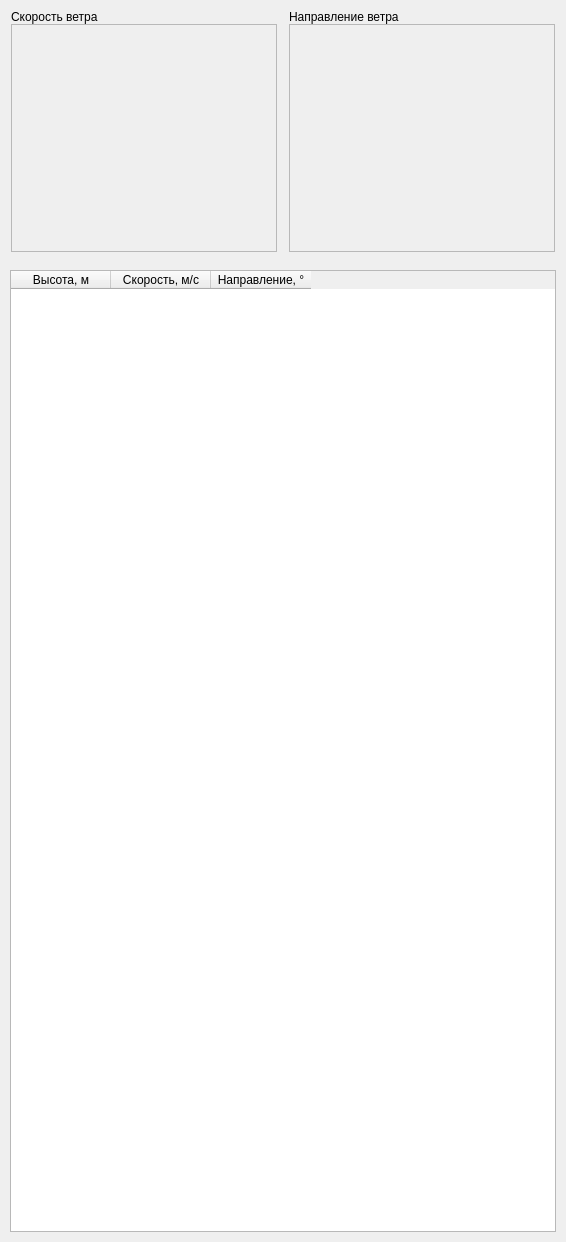
                <widget class="QWidget" name="scrollAreaWidgetContents_realWind">
                 <property name="geometry">
                  <rect>
                   <x>0</x>
                   <y>0</y>
                   <width>566</width>
                   <height>1242</height>
                  </rect>
                 </property>
                 <layout class="QVBoxLayout" name="vLayout_realWind">
                  <property name="spacing">
                   <number>10</number>
                  </property>
                  <property name="leftMargin">
                   <number>10</number>
                  </property>
                  <property name="topMargin">
                   <number>10</number>
                  </property>
                  <property name="rightMargin">
                   <number>10</number>
                  </property>
                  <property name="bottomMargin">
                   <number>10</number>
                  </property>
                  <item>
                   <layout class="QHBoxLayout" name="chartsRow_realWind">
                    <property name="spacing">
                     <number>10</number>
                    </property>
                    <item>
                     <widget class="QFrame" name="cardFrame_realWindSpeed">
                      <property name="minimumSize">
                       <size>
                        <width>0</width>
                        <height>190</height>
                       </size>
                      </property>
                      <property name="maximumSize">
                       <size>
                        <width>16777215</width>
                        <height>250</height>
                       </size>
                      </property>
                      <property name="frameShape">
                       <enum>QFrame::NoFrame</enum>
                      </property>
                      <layout class="QVBoxLayout" name="vLayout_card_realWindSpeed">
                       <property name="spacing">
                        <number>0</number>
                       </property>
                       <property name="leftMargin">
                        <number>1</number>
                       </property>
                       <property name="topMargin">
                        <number>0</number>
                       </property>
                       <property name="rightMargin">
                        <number>1</number>
                       </property>
                       <property name="bottomMargin">
                        <number>8</number>
                       </property>
                       <item>
                        <widget class="QLabel" name="label_realWindSpeed">
                         <property name="text">
                          <string>Скорость ветра</string>
                         </property>
                        </widget>
                       </item>
                       <item>
                        <widget class="QwtPlot" name="plot_realWindSpeed">
                         <property name="sizePolicy">
                          <sizepolicy hsizetype="Expanding" vsizetype="Expanding">
                           <horstretch>2</horstretch>
                           <verstretch>0</verstretch>
                          </sizepolicy>
                         </property>
                         <property name="frameShape">
                          <enum>QFrame::StyledPanel</enum>
                         </property>
                         <property name="frameShadow">
                          <enum>QFrame::Raised</enum>
                         </property>
                        </widget>
                       </item>
                      </layout>
                     </widget>
                    </item>
                    <item>
                     <widget class="QFrame" name="cardFrame_realWindDir">
                      <property name="minimumSize">
                       <size>
                        <width>0</width>
                        <height>190</height>
                       </size>
                      </property>
                      <property name="maximumSize">
                       <size>
                        <width>16777215</width>
                        <height>250</height>
                       </size>
                      </property>
                      <property name="frameShape">
                       <enum>QFrame::NoFrame</enum>
                      </property>
                      <layout class="QVBoxLayout" name="vLayout_card_realWindDir">
                       <property name="spacing">
                        <number>0</number>
                       </property>
                       <property name="leftMargin">
                        <number>1</number>
                       </property>
                       <property name="topMargin">
                        <number>0</number>
                       </property>
                       <property name="rightMargin">
                        <number>1</number>
                       </property>
                       <property name="bottomMargin">
                        <number>8</number>
                       </property>
                       <item>
                        <widget class="QLabel" name="label_realWindDirection">
                         <property name="text">
                          <string>Направление ветра</string>
                         </property>
                        </widget>
                       </item>
                       <item>
                        <widget class="QwtPlot" name="plot_realWindAzimut">
                         <property name="sizePolicy">
                          <sizepolicy hsizetype="Expanding" vsizetype="Expanding">
                           <horstretch>2</horstretch>
                           <verstretch>0</verstretch>
                          </sizepolicy>
                         </property>
                         <property name="frameShape">
                          <enum>QFrame::StyledPanel</enum>
                         </property>
                         <property name="frameShadow">
                          <enum>QFrame::Raised</enum>
                         </property>
                        </widget>
                       </item>
                      </layout>
                     </widget>
                    </item>
                   </layout>
                  </item>
                  <item>
                   <widget class="QTableWidget" name="tableWidget_realWind">
                    <property name="sizePolicy">
                     <sizepolicy hsizetype="Expanding" vsizetype="Expanding">
                      <horstretch>1</horstretch>
                      <verstretch>0</verstretch>
                     </sizepolicy>
                    </property>
                    <property name="minimumSize">
                     <size>
                      <width>200</width>
                      <height>0</height>
                     </size>
                    </property>
                    <property name="editTriggers">
                     <set>QAbstractItemView::NoEditTriggers</set>
                    </property>
                    <column>
                     <property name="text">
                      <string>Высота, м</string>
                     </property>
                    </column>
                    <column>
                     <property name="text">
                      <string>Скорость, м/с</string>
                     </property>
                    </column>
                    <column>
                     <property name="text">
                      <string>Направление, °</string>
                     </property>
                    </column>
                   </widget>
                  </item>
                 </layout>
                </widget>
